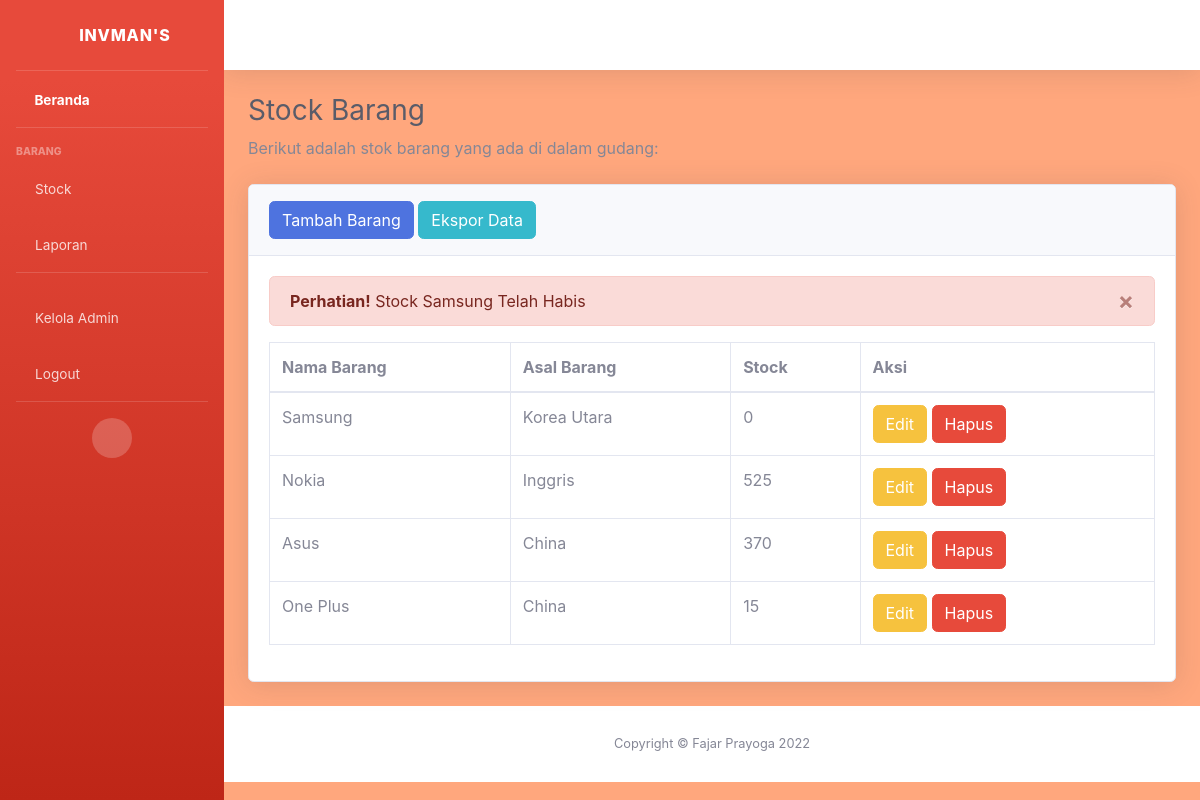
The app's page /stock.php (signed in) with its own data.
### tables this page shows
CREATE TABLE `stok_barang` (
  `kode_barang` int(11) NOT NULL,
  `nama_barang` varchar(30) NOT NULL,
  `asal_barang` varchar(30) NOT NULL,
  `stok` int(11) NOT NULL
);

### stock.php (the view, shortened to what this page needs)
<?php
require 'function.php';
?>
<!DOCTYPE html>
<html lang="en">
<head>
    <link href="vendor/fontawesome-free/css/all.min.css" rel="stylesheet" type="text/css">
    <link
        href="css/font-googleapis.css"
        rel="stylesheet">
    <link href="css/sb-admin-2.min.css" rel="stylesheet">
     <link href="vendor/datatables/dataTables.bootstrap4.min.css" rel="stylesheet">
</head>
<body id="page-top">
    <div id="wrapper">
        <ul class="navbar-nav bg-gradient-danger sidebar sidebar-dark accordion" id="accordionSidebar">
            <a class="sidebar-brand d-flex align-items-center justify-content-center">
                <div class="sidebar-brand-icon rotate-n-15">
                    <i class="fas fa-thumbs-up"></i>
                </div>
                <div class="sidebar-brand-text mx-3">InvMan's</div>
            </a>
            <hr class="sidebar-divider my-0">
            <li class="nav-item active">
                <a class="nav-link" href="index.php">
                    <i class="fas fa-home"></i>
                    <span>Beranda</span></a>
            </li>
            <hr class="sidebar-divider">
            <div class="sidebar-heading">
                Barang
            </div>
            <li class="nav-item">
                <a class="nav-link" href="stock.php">
                    <i class="fas fa-box"></i>
                    <span>Stock</span>
                </a>
            </li>
            <li class="nav-item">
                <a class="nav-link" href="#" data-toggle="collapse" data-target="#collapseUtilities"
                    aria-expanded="true" aria-controls="collapseUtilities">
                    <i class="fas fa-clipboard-list"></i>
                    <span>Laporan</span>
                </a>
            </li>
            <hr class="sidebar-divider">
            <li class="nav-item">
                <a class="nav-link" href="admin.php">
                <i class="fas fa-user-cog"></i>
                    <span>Kelola Admin</span></a>
            </li>
            <li class="nav-item">
                <a class="nav-link" href="logout.php">
                <i class="fas fa-sign-out-alt"></i>
                    <span>Logout</span></a>
            </li>
            <hr class="sidebar-divider d-none d-md-block">
            <div class="text-center d-none d-md-inline">
                <button class="rounded-circle border-0" id="sidebarToggle"></button>
            </div>
        </ul>
        <div id="content-wrapper" class="d-flex flex-column">
            <div id="content">
                <nav class="navbar navbar-expand navbar-light bg-white topbar mb-4 static-top shadow">
                </nav>
            <div class="container-fluid">
<h1 class="h3 mb-2 text-gray-800">Stock Barang</h1>
<p class="mb-4">Berikut adalah stok barang yang ada di dalam gudang:</p>
<div class="card shadow mb-4">
    <div class="card-header py-3">
<button type="button" class="btn btn-primary" data-toggle="modal" data-target="#myModal">
    Tambah Barang
</button>
<a href="expstk.php" class="btn btn-info" >Ekspor Data</a>
</div>
    <div class="card-body">
                <?php
                    $ambilsemua = mysqli_query($koneksi, "SELECT * FROM stok_barang WHERE stok < 1");
                    while($data = mysqli_fetch_array($ambilsemua)){
                        $namabarang = $data['nama_barang'];
                ?>
                    <div class="alert alert-danger alert-dismissible">
                        <button type="button" class="close" data-dismiss="alert">&times;</button>
                        <strong>Perhatian!</strong> Stock <?=$namabarang?> Telah Habis
                    </div>
                <?php
                    }
                ?>
        <div class="table-responsive">
            <table class="table table-bordered" id="dataTable" width="100%" cellspacing="0">
                <thead>
                    <tr>
                        <th>Nama Barang</th>
                        <th>Asal Barang</th>
                        <th>Stock</th>
                        <th>Aksi</th>
                    </tr>
                </thead>
                <tbody>
                    <?php
                        $ambilsemua = mysqli_query($koneksi, "SELECT * FROM stok_barang");
                        while($data = mysqli_fetch_array($ambilsemua)){
                            $kodebrg = $data['kode_barang'];
                            $namabarang = $data['nama_barang'];
                            $asalbarang = $data['asal_barang'];
                            $stock = $data['stok'];
                    ?>
                    <tr>
                        <td><?=$namabarang;?></td>
                        <td><?=$asalbarang;?></td>
                        <td><?=$stock;?></td>
                        <td>
                            <button type="button" class="btn btn-warning" data-toggle="modal" data-target="#edit<?=$kodebrg?>">
                                Edit
                            </button>
                            <button type="button" class="btn btn-danger" data-toggle="modal" data-target="#delete<?=$kodebrg?>">
                                Hapus
                            </button>
                        </td>
                    </tr>
                    <?php
                        }
                    ?>
                </tbody>
            </table>
        </div>
    </div>
</div>
</div>
            <footer class="sticky-footer bg-white">
                <div class="container my-auto">
                    <div class="copyright text-center my-auto">
                        <span>Copyright &copy; Fajar Prayoga 2022</span>
                    </div>
                </div>
            </footer>
        </div>
    </div>
</body>
</html>

### records on screen
stok_barang: nama_barang "Samsung", asal_barang "Korea Utara", stok "0"
stok_barang: nama_barang "Nokia", asal_barang "Inggris", stok "525"
stok_barang: nama_barang "Asus", asal_barang "China", stok "370"
stok_barang: nama_barang "One Plus", asal_barang "China", stok "15"
